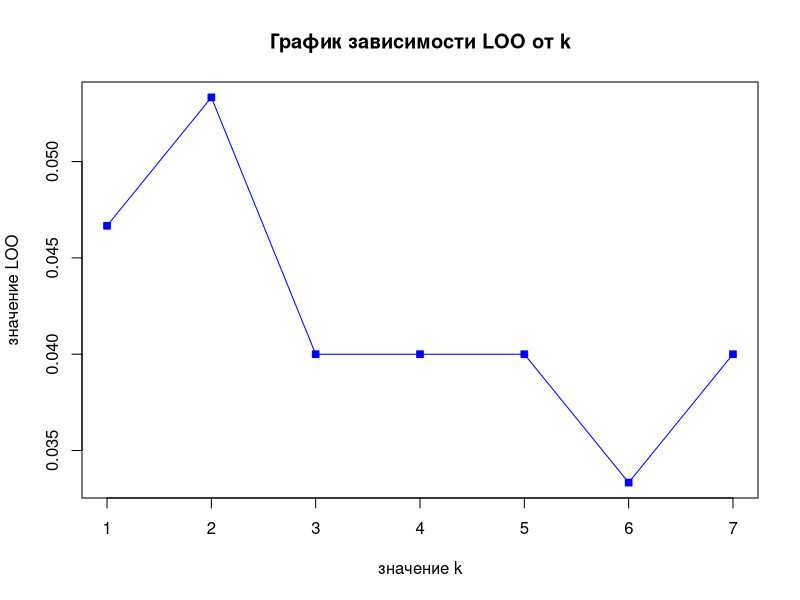

Here is the R script that generated this plot:
#	Решение задачи классификации методом KNN

euclidean_distance <- function(u, v){
#	функция расстояния
     
	sqrt(sum((u - v)^2)) 
}


sort_ojects_by_dist <- function(xl, z, metric_function = euclidean_distance){
#	сортировка

     l <- dim(xl)[1]	# размерность выборки по строкам     
	 n <- dim(xl)[2] - 1 	# размерность выборки по столбцам
	 distances <- matrix(NA, l, 2) 
	 
	      for (i in 1:l)  
		  {         
			distances[i, ] <- c(i, metric_function(xl[i, 1:n], z))	# расстояние от каждой точки до классифицируемой
		  }  
		  
	 orderedXl <- xl[order(distances[, 2]), ]	# сортируем выборку по расстоянию    
	 return (orderedXl);
}	


KNN <- function(xl, z, k) {	  
#	возвращает класс объекта который чаще всего встречается
	 orderedXl <- sort_ojects_by_dist(xl, z)     
	 n <- dim(orderedXl)[2] - 1 
	 classes <- orderedXl[1:k, n + 1] 
	 counts <- table(classes) 
	 class <- names(which.max(counts)) 
	 return (class)	  
}


LOO <- function(xl, k) {
    z <- c(xl[1,1], xl[1,2])
	xl1 <- xl[2:dim(xl)[1], ]
	class <- KNN(xl1, z, k)
	
	if(xl[1,3]== class) 
		error=0
	else error=1
	
	sum <- 0
	sum <- sum+error
		
	for(i in 2:dim(xl)[1]){
		z <- c(xl[i,1],xl[i,2])
		xl1 <- rbind(xl[1:(i-1),], xl[(i+1):dim(xl)[1],])
		class <- KNN(xl1, z, k)
	
		if(xl[i,3]== class) 
			error=0
		else error=1
		
		sum <- sum+error
	}
	
sum <- (sum/(dim(xl)[1]))
return(sum)
}

k=1
xl<-(iris[ ,3:5])	# наша выборка
grafic1 <- matrix(c(k, LOO(xl, k)), 1, 2)
grafic2 <- matrix(NA, 1, 2)

prev_sumerror <- 1	# ошибка не может быть больше еденицы 
for(i in 2:7){
	sumerror <- LOO(xl, i)
	grafic2[1, ] <- c(i, sumerror)
	grafic1 <- rbind(grafic1, grafic2)
	if(prev_sumerror >= sumerror){
		prev_sumerror <- sumerror
		k <- i
	}	
}

#colors <- c("setosa" = "red", "versicolor" = "green3", "virginica" = "blue") 
#plot(iris[ , 3:4], pch = 21, bg = colors[iris$Species], col = colors[iris$Species], asp = 1, main = "Задача классификации KNN", xlab = "длина листа", ylab = "ширина листа" ) 
 
#OY<-c(seq(0.0, 3.0, 0.1)) # от 0 до 3 с шагом 0.1
#OX<-c(seq(0.0, 7.0, 0.1))
#for(i in OX){
#	for(j in OY){
#		z <- c(i, j)
#		class <- KNN(xl, z, k) 
#		points(z[1], z[2], pch = 22, col = colors[class], asp = 1) 
#	}
#}

plot(grafic1, pch = 22, bg = "blue", col = "blue",  main = "График зависимости LOO от k", xlab = "значение k", ylab = "значение LOO")
lines(grafic1, col = "blue")


